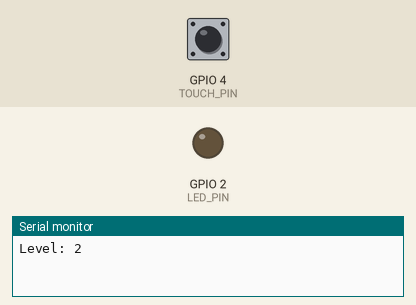
Simulated run of this sketch. Board: ESP32. Shown: output pins drawn as LEDs (lit = HIGH), the last lines printed to the serial monitor. The test bench sets the inputs (shaded band); at power-on: GPIO 4 (TOUCH_PIN) HIGH.

Above: at 0.05 s.
At 2.15 s:
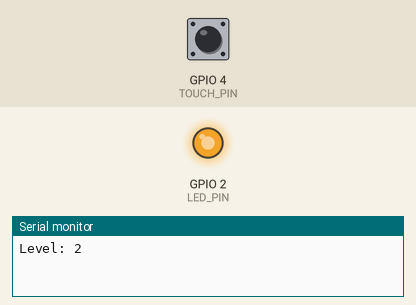
At 3.45 s:
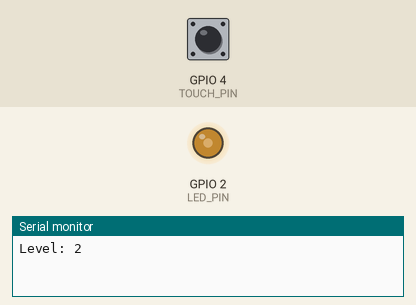
At 6.85 s:
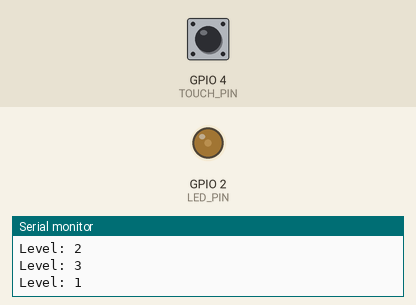
Timing chart, 0 to 8.9 s (numbered marks = the images above):
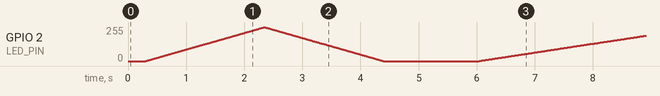

The sketch:

ex05.ino
```cpp
#define TOUCH_PIN 4
#define LED_PIN 2

int threshold = 600;
int touchValue;
int level = 1;        // 1-慢, 2-中, 3-快
int stepDelay;

void setup() {
  Serial.begin(115200);
  ledcAttach(LED_PIN, 5000, 8);
}

void loop() {
  touchValue = touchRead(TOUCH_PIN);

  if (touchValue < threshold) {
    level = level % 3 + 1;
    Serial.print("Level: ");
    Serial.println(level);
    delay(300);  // 简单去抖
  }

  switch (level) {
    case 1: stepDelay = 15; break;
    case 2: stepDelay = 8;  break;
    case 3: stepDelay = 2;  break;
  }

  for (int i = 0; i <= 255; i++) {
    ledcWrite(LED_PIN, i);
    delay(stepDelay);
  }
  for (int i = 255; i >= 0; i--) {
    ledcWrite(LED_PIN, i);
    delay(stepDelay);
  }
}
```
